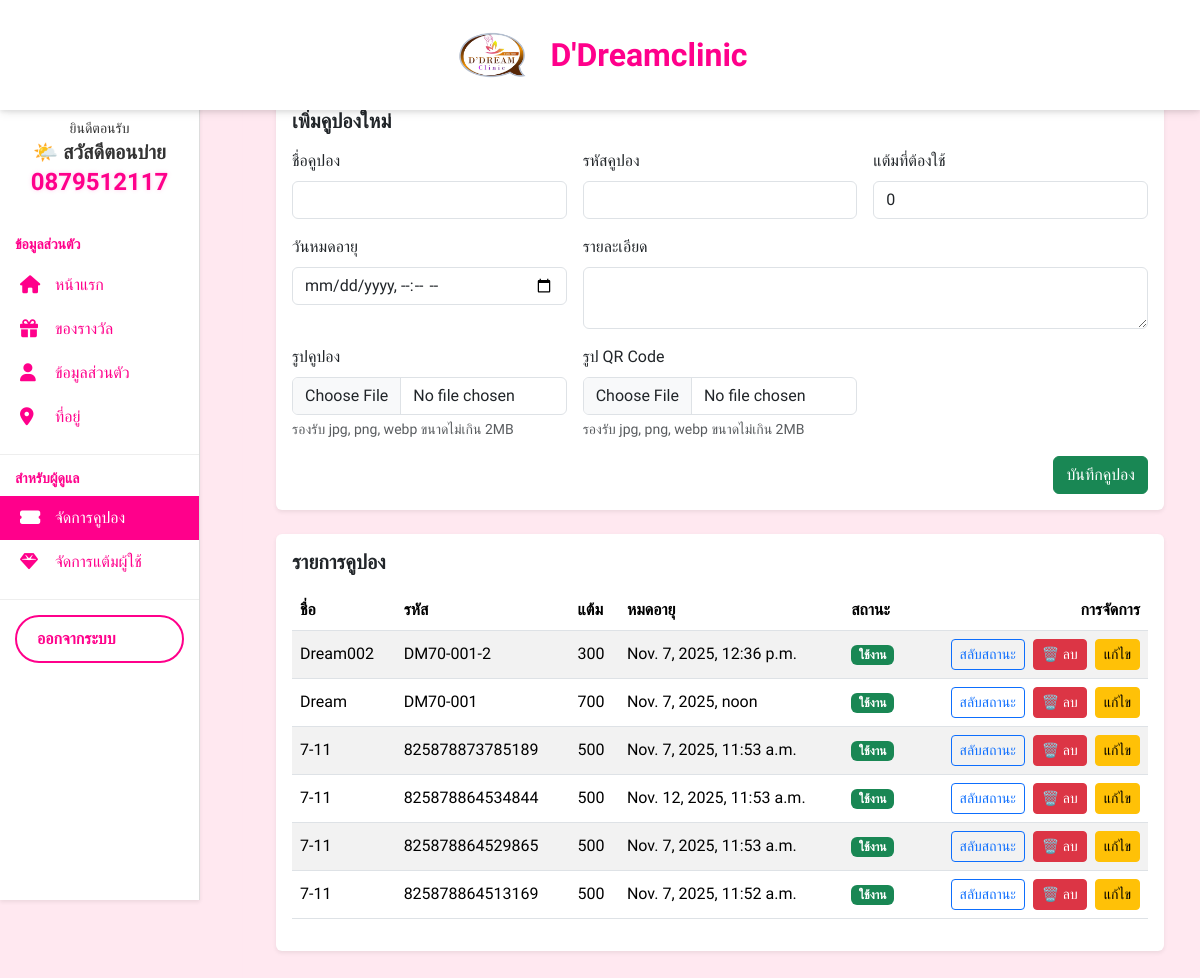
Before: /account/coupon/ (signed in) with the older database file.
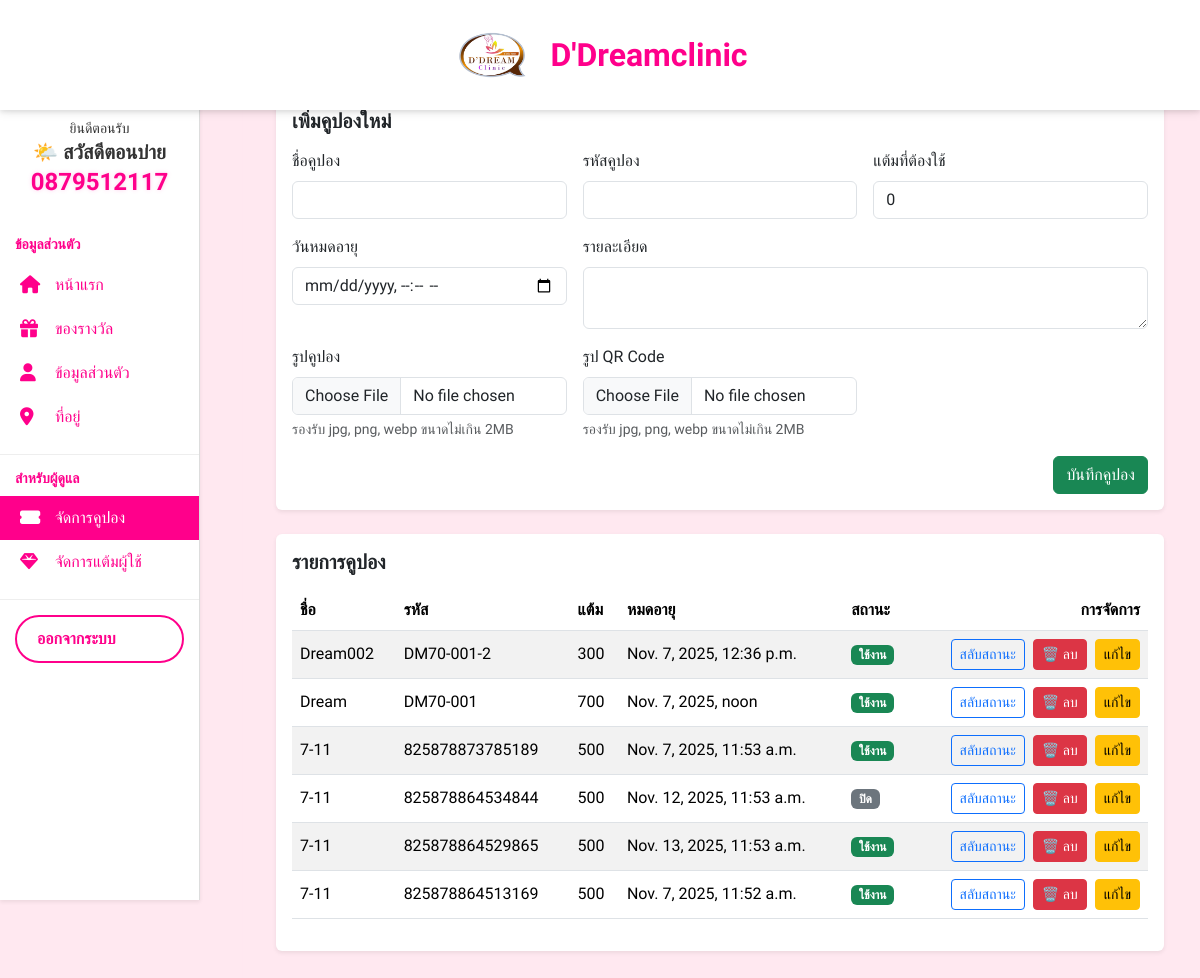
After: the same page with the newer database file.
### account/models.py (models this page shows, shortened)
class Coupon(models.Model):
    PERCENT = "PERCENT"
    FIXED   = "FIXED"
    DISCOUNT_TYPE_CHOICES = [
        (PERCENT, "เปอร์เซ็นต์"),
        (FIXED,   "จำนวนเงินคงที่"),
    ]
    name = models.CharField(max_length=100)
    code = models.CharField(max_length=40, unique=True, db_index=True)
    discount_type = models.CharField(max_length=10, choices=DISCOUNT_TYPE_CHOICES)
    discount_value = models.DecimalField(
        max_digits=10, decimal_places=2,
        validators=[MinValueValidator(0)]
    )
    percent_max_discount = models.DecimalField(
        max_digits=10, decimal_places=2, null=True, blank=True,
        help_text="จำกัดส่วนลดสูงสุดเมื่อเป็นเปอร์เซ็นต์ (ไม่บังคับ)"
    )
    min_spend = models.DecimalField(
        max_digits=10, decimal_places=2, default=0,
        validators=[MinValueValidator(0)]
    )
    starts_at = models.DateTimeField(default=timezone.now)
    ends_at   = models.DateTimeField(null=True, blank=True)
    active = models.BooleanField(default=True)
    note = models.CharField(max_length=255, blank=True)
    allowed_levels = models.JSONField(
        default=list,
        help_text="ตัวอย่าง: [\"SILVER\", \"GOLD\"]"
    )
    max_uses = models.PositiveIntegerField(null=True, blank=True, help_text="ทั้งหมดกี่ครั้ง (เว้นว่าง=ไม่จำกัด)")
    use_count = models.PositiveIntegerField(default=0)
    max_uses_per_user = models.PositiveIntegerField(null=True, blank=True, help_text="ต่อผู้ใช้กี่ครั้ง (เว้นว่าง=ไม่จำกัด)")
    stackable = models.BooleanField(default=False)
    required_points = models.PositiveIntegerField(default=0)
    created_at = models.DateTimeField(auto_now_add=True)
    updated_at = models.DateTimeField(auto_now=True)
    image = models.ImageField(
        upload_to="coupons/%Y/%m/",
        null=True, blank=True,
        validators=[FileExtensionValidator(["jpg","jpeg","png","webp"])],
    )
    image_code = models.ImageField(
        upload_to="coupons_qr/%Y/%m/",
        null=True, blank=True,
        validators=[FileExtensionValidator(["jpg","jpeg","png","webp"])],
    )
    is_deleted = models.BooleanField(default=False)
    class Meta:
        indexes = [
            models.Index(fields=["code"]),
            models.Index(fields=["active", "starts_at", "ends_at"]),
        ]

### account/view_coupon.py (the view, shortened to what this page needs)
# urls.py: path('coupon/', view_coupon.coupon_staff_view, name='coupon_staff'),
@login_required
@user_passes_test(lambda u: u.is_staff)
def coupon_staff_view(request):
    coupons = list(Coupon.objects.filter(is_deleted = False).order_by("-created_at"))
    now = timezone.now()  # ✅ เพิ่มตัวแปรเวลาสำหรับ template
    for c in coupons:
        c.expires_at = c.ends_at
        c.is_active = c.active
        c.is_expired = c.ends_at and c.ends_at < now
        c.is_fully_used = c.max_uses and c.use_count >= c.max_uses
    return render(
        request,
        "coupons/coupon_staff.html",
        {"coupons": coupons, "now": now},
    )

### templates/coupons/coupon_staff.html (shortened to what the changed rows need)
{% extends 'base/base.html' %}
{% block content %}
<div class="container py-4">
  <div class="card border-0 shadow-sm">
    <div class="card-body">
      <div class="table-responsive">
        <table class="table table-striped align-middle">
          <thead>
            <tr>
              <th>ชื่อ</th>
              <th>รหัส</th>
              <th>แต้ม</th>
              <th>หมดอายุ</th>
              <th>สถานะ</th>
              <th class="text-end">การจัดการ</th>
            </tr>
          </thead>
          <tbody>
            {% for c in coupons %}
            <tr>
               <td>{{ c.name }}</td>
              <td>{{ c.code }}</td>
              <td>
                {% if c.required_points is not None %}
                  {{ c.required_points }}
                {% endif %}
              </td>
              <td>{{ c.expires_at }}</td>
              <td>
                {% if c.is_active %}
                  <span class="badge bg-success">ใช้งาน</span>
                {% else %}
                  <span class="badge bg-secondary">ปิด</span>
                {% endif %}
              </td>
              <td class="text-end">
                <div class="d-flex gap-2 justify-content-end flex-wrap">
                  <form method="post" class="d-inline">
                    <button class="btn btn-outline-primary btn-sm">สลับสถานะ</button>
                  </form>
              <form method="POST" style="display:inline;" onsubmit="return confirm('ยืนยันลบคูปองนี้หรือไม่?');">
                <button type="submit" class="btn btn-sm btn-danger">🗑️ ลบ</button>
              </form>
                <button type="button"
                      class="btn btn-sm btn-warning"
                      data-bs-toggle="modal"
                      data-bs-target="#editCouponModal"
                      data-id="{{ c.id }}"
                      data-name="{{ c.name }}"
                      data-code="{{ c.code }}"
                      data-required_points="{{ c.required_points }}"
                      data-expires_at="{{ c.expires_at|date:'Y-m-d\\TH:i' }}"
                      data-description="{{ c.note }}"
                      {% if c.image %}
                      data-image="{{ c.image.url }}"
                      {% endif %}
                      {% if c.image_code %}
                      data-image_code="{{ c.image_code.url }}"
                      {% endif %}>
                แก้ไข
              </button>
                </div>
              </td>
            </tr>
            {% empty %}
            <tr><td colspan="6" class="text-muted">ยังไม่มีคูปอง</td></tr>
            {% endfor %}
          </tbody>
        </table>
      </div>
    </div>
  </div>
</div>
{% endblock %}

Changed rows visible on the page:
changed Coupon "Nov. 12, 2025, 11:53 a.m.": text "ใช้งาน" → "ปิด"
changed Coupon: expires_at "Nov. 7, 2025, 11:53 a.m." → "Nov. 13, 2025, 11:53 a.m."
